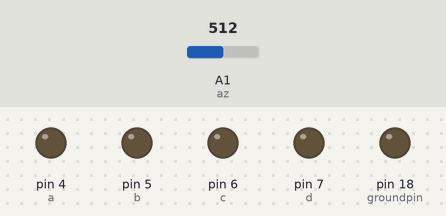
The sketch below on a simulated Arduino Uno, built with avr-gcc and run on an emulated ATmega328P. Shown: output pins drawn as LEDs (lit = HIGH). The test bench sets the inputs (shaded band); at power-on: A1 (az) = 512. Pins used as bus, display or sensor lines are not drawn.

Above: at 1.2 s.
1.3 s: A1 (az) set to 414
2.8 s: A1 (az) set to 391
At 5.6 s:
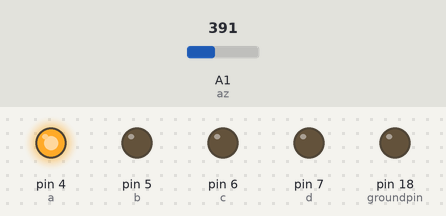
5.8 s: A1 (az) set to 410
At 6.9 s:
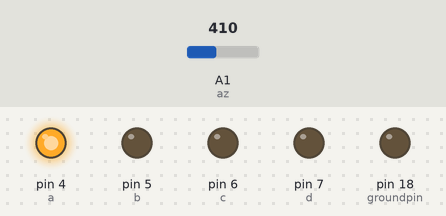
7.3 s: A1 (az) set to 390
At 8.8 s:
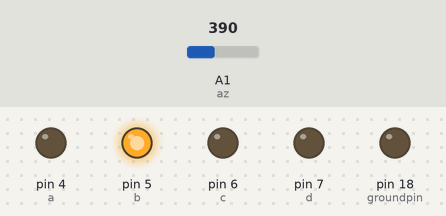
Timing chart, 0 to 10.8 s (numbered marks = the images above; inputs shaded):
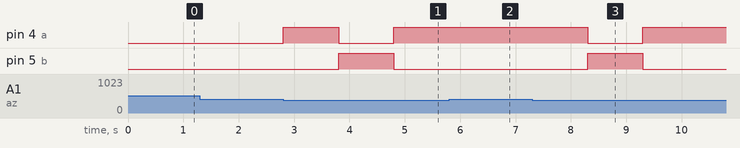

The sketch:

autocradle.ino
```cpp
// these constants describe the pins. They won't change:
int motorPin = 3;
int a=4;
int b=5;
int c=6;
int d=7;
const int groundpin = 18;             // analog input pin 4 -- ground
const int powerpin = 19;              // analog input pin 5 -- voltage
const int ax = A3;                  // x-axis of the accelerometer
const int ay = A2;                  // y-axis
const int az = A1;                  // z-axis (only on 3-axis models)
int azm;
void setup()
{
  // initialize the serial communications:
  Serial.begin(9600);
   pinMode(motorPin,INPUT);
  pinMode(a, OUTPUT);
  pinMode(b, OUTPUT);
  pinMode(c, OUTPUT);
  pinMode(d, OUTPUT);
  pinMode(az, INPUT);

  // Provide ground and power by using the analog inputs as normal
  // digital pins.  This makes it possible to directly connect the
  // breakout board to the Arduino.  If you use the normal 5V and
  // GND pins on the Arduino, you can remove these lines.
  pinMode(groundpin, OUTPUT);
  pinMode(powerpin, OUTPUT);
  digitalWrite(groundpin, LOW);
  digitalWrite(powerpin, HIGH);
}

void loop()
{
  // print the sensor values:
//  Serial.print(analogRead(ax));
  // print a tab between values:
 // Serial.print("\t");
//  Serial.print(analogRead(ay));
  // print a tab between values:
 // Serial.print("\t");
 // Serial.print(analogRead(az));
  azm = analogRead(az);
  Serial.println();
  // delay before next reading:
  //delay(100);
  if (azm>360 && azm<400)
  {
    digitalWrite(a,HIGH);
    digitalWrite(b,LOW);
    delay(1000);
    digitalWrite(a,LOW);
    digitalWrite(b,HIGH);
    delay(1000);
    digitalWrite(a,HIGH);
    digitalWrite(b,LOW);
    delay(1000);
  }
}
```

Measured:
- the behaviour switches between 400 and 399 on A1 (az) (found by bisection; images 0 and 1)
- after the input at 1.3 s, every drawn part: stays the same
- after the input at 2.8 s, pin 4 (a): LOW → HIGH at once, → LOW 1.0 s later, → HIGH 1.0 s later; pin 5 (b): LOW → HIGH after 1.0 s, → LOW 1.0 s later
- after the input at 5.8 s, pin 4 (a): stays HIGH (without the input it goes to LOW after 1.0 s); pin 5 (b): stays LOW (without the input it goes to HIGH after 1.0 s)
- after the input at 7.3 s, pin 4 (a): HIGH → LOW after 1.0 s, → HIGH 1.0 s later; pin 5 (b): LOW → HIGH after 1.0 s, → LOW 1.0 s later
